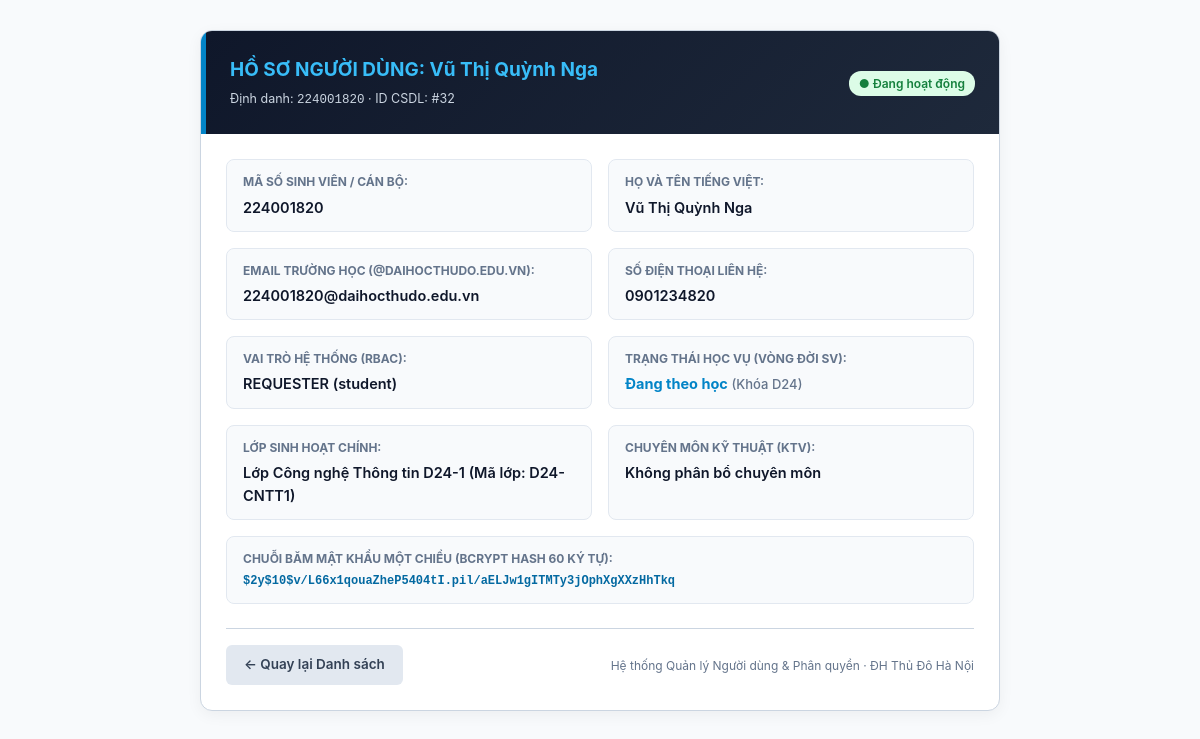
Page /admin/user_detail.php?id=32 (signed in) on the earlier database version.
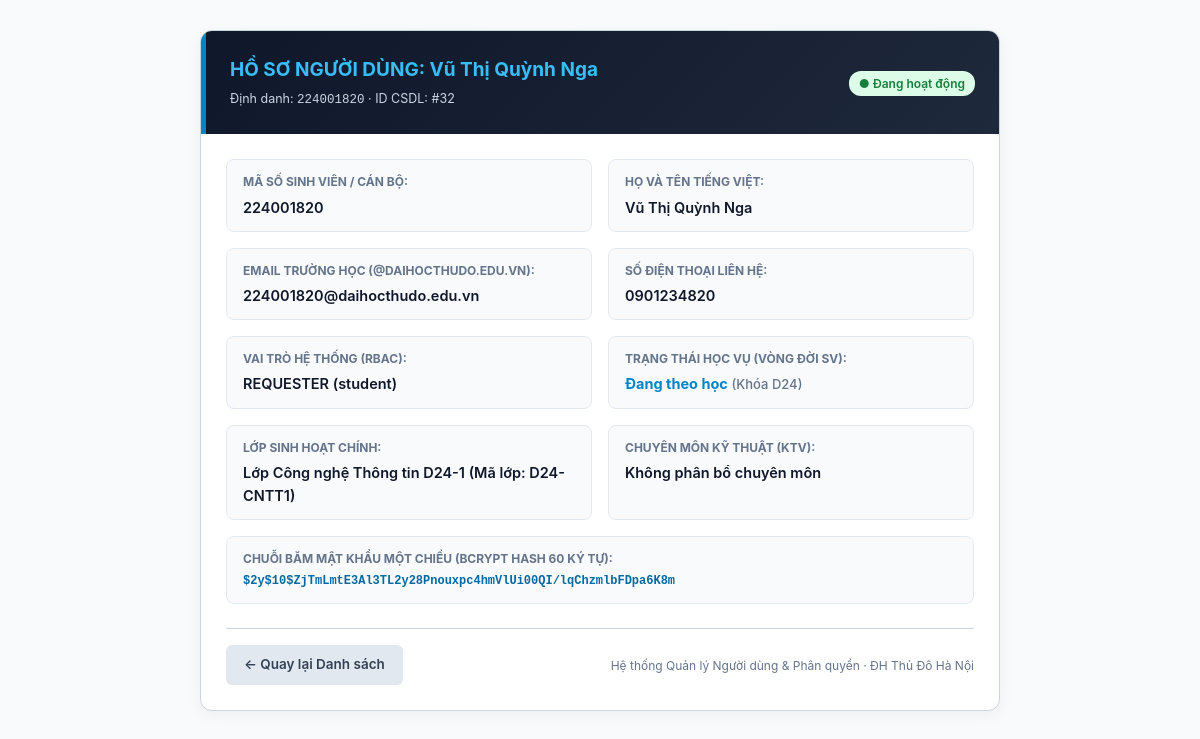
Same page on the later database version.
### tables this page shows
CREATE TABLE `users` (
  `id` int(10) unsigned NOT NULL AUTO_INCREMENT,
  `user_code` varchar(30) NOT NULL,
  `name` varchar(100) NOT NULL,
  `email` varchar(190) NOT NULL,
  `personal_email` varchar(190) DEFAULT NULL,
  `password_hash` varchar(255) NOT NULL,
  `role` enum('requester','agent','admin') NOT NULL DEFAULT 'requester',
  `user_type` enum('student','lecturer','staff') NOT NULL DEFAULT 'student',
  `department` varchar(100) DEFAULT NULL,
  `phone` varchar(20) DEFAULT NULL,
  `class_id` int(10) unsigned DEFAULT NULL,
  `cohort` varchar(20) DEFAULT 'D24',
  `academic_status` enum('studying','graduated','expelled','suspended') NOT NULL DEFAULT 'studying',
  `specialty_category_id` int(10) unsigned DEFAULT NULL,
  `max_capacity` tinyint(3) unsigned NOT NULL DEFAULT 5,
  `active_tickets_count` tinyint(3) unsigned NOT NULL DEFAULT 0,
  `is_on_duty` tinyint(1) NOT NULL DEFAULT 1,
  `failed_attempts` tinyint(3) unsigned NOT NULL DEFAULT 0,
  `locked_until` datetime DEFAULT NULL,
  `is_active` tinyint(1) NOT NULL DEFAULT 1,
  `lock_reason` enum('none','brute_force','violation','expelled','tuition_debt','graduated') NOT NULL DEFAULT 'none',
  `is_first_login` tinyint(1) NOT NULL DEFAULT 1,
  `created_at` datetime NOT NULL DEFAULT current_timestamp(),
  `updated_at` datetime NOT NULL DEFAULT current_timestamp() ON UPDATE current_timestamp(),
  `avatar_path` varchar(255) DEFAULT NULL,
  PRIMARY KEY (`id`),
  UNIQUE KEY `uq_users_user_code` (`user_code`),
  UNIQUE KEY `uq_users_email` (`email`),
  KEY `fk_users_class` (`class_id`),
  KEY `fk_users_specialty_category` (`specialty_category_id`),
  KEY `idx_agent_dispatch` (`role`,`is_active`,`is_on_duty`,`specialty_category_id`,`active_tickets_count`),
  KEY `idx_user_lookup` (`user_code`,`user_type`,`academic_status`),
  KEY `idx_cohort_filter` (`cohort`,`academic_status`),
  CONSTRAINT `fk_users_class` FOREIGN KEY (`class_id`) REFERENCES `classes` (`id`) ON DELETE SET NULL,
  CONSTRAINT `fk_users_specialty_category` FOREIGN KEY (`specialty_category_id`) REFERENCES `categories` (`id`) ON DELETE SET NULL
);

### app/Models/UserRepository.php (called while the page is built, shortened)
<?php
class UserRepository {
    public static function findById(int $id): ?array {
        $pdo = db();
        $sql = "SELECT
                    u.*,
                    COALESCE(c.class_code, 'N/A') AS class_code,
                    COALESCE(c.name, 'Không thuộc lớp sinh hoạt') AS class_name,
                    COALESCE(cat.name, 'Không phân bổ chuyên môn') AS specialty_name
                FROM users u
                LEFT JOIN classes c ON c.id = u.class_id
                LEFT JOIN categories cat ON cat.id = u.specialty_category_id
                WHERE u.id = :id
                LIMIT 1";
        $stmt = $pdo->prepare($sql);
        $stmt->execute([':id' => $id]);
        $user = $stmt->fetch();
        return $user ?: null;
    }
}

### admin/user_detail.php (the view, shortened to what this page needs)
<?php
require_once __DIR__ . '/../app/Models/UserRepository.php';
$id = (int)($_GET['id'] ?? 0);
$user = UserRepository::findById($id);
?>
<!DOCTYPE html>
<html lang="vi">
<head>
</head>
<body>
<div class="container">
    <div class="card">
        <div class="card-header">
            <div>
                <h2>HỒ SƠ NGƯỜI DÙNG: <?= htmlspecialchars($user['name']) ?></h2>
                <p style="font-size: 12.5px; color: #cbd5e1; margin-top: 4px;">Định danh: <code><?= htmlspecialchars($user['user_code']) ?></code> · ID CSDL: #<?= $user['id'] ?></p>
            </div>
            <div>
                <?php if ($user['is_active'] == 1): ?>
                    <span class="badge badge-active">● Đang hoạt động</span>
                <?php else: ?>
                    <span class="badge badge-locked">🔒 Bị khóa (<?= htmlspecialchars($user['lock_reason']) ?>)</span>
                <?php endif; ?>
            </div>
        </div>
        <div class="card-body">
            <div class="info-grid">
                <div class="info-item">
                    <div class="info-label">Mã số sinh viên / Cán bộ:</div>
                    <div class="info-value"><?= htmlspecialchars($user['user_code']) ?></div>
                </div>
                <div class="info-item">
                    <div class="info-label">Họ và tên tiếng Việt:</div>
                    <div class="info-value"><?= htmlspecialchars($user['name']) ?></div>
                </div>
                <div class="info-item">
                    <div class="info-label">Email trường học (@daihocthudo.edu.vn):</div>
                    <div class="info-value"><?= htmlspecialchars($user['email']) ?></div>
                </div>
                <div class="info-item">
                    <div class="info-label">Số điện thoại liên hệ:</div>
                    <div class="info-value"><?= htmlspecialchars($user['phone'] ?: 'Chưa cập nhật') ?></div>
                </div>
                <div class="info-item">
                    <div class="info-label">Vai trò hệ thống (RBAC):</div>
                    <div class="info-value"><?= strtoupper($user['role']) ?> (<?= htmlspecialchars($user['user_type']) ?>)</div>
                </div>
                <div class="info-item">
                    <div class="info-label">
                        <?= (in_array($user['user_type'], ['lecturer', 'staff']) || $user['role'] === 'agent') ? 'Trạng thái công tác:' : 'Trạng thái học vụ (Vòng đời SV):' ?>
                    </div>
                    <div class="info-value">
                        <?php if (in_array($user['user_type'], ['lecturer', 'staff']) || $user['role'] === 'agent'): ?>
                            <span style="color: #059669; font-weight: 700;">● Đang công tác</span>
                            <span style="color: #64748b; font-size: 13px; font-weight: 500;">(<?= $user['user_type'] === 'lecturer' ? 'Cán bộ - Giảng viên cơ hữu' : 'Kỹ thuật viên chuyên trách' ?>)</span>
                        <?php else: ?>
                            <?php
                            $academicVi = match($user['academic_status'] ?? '') {
                                'studying'  => 'Đang theo học',
                                'graduated' => 'Đã tốt nghiệp',
                                'expelled'  => 'Buộc thôi học',
                                'suspended' => 'Tạm đình chỉ',
                                default     => htmlspecialchars($user['academic_status'] ?? 'Đang học')
                            };
                            ?>
                            <span style="color: #0284c7; font-weight: 700;"><?= $academicVi ?></span>
                            <span style="color: #64748b; font-size: 13px; font-weight: 500;">(Khóa <?= htmlspecialchars($user['cohort'] ?: 'D24') ?>)</span>
                        <?php endif; ?>
                    </div>
                </div>
                <div class="info-item">
                    <div class="info-label">Lớp sinh hoạt chính:</div>
                    <div class="info-value"><?= htmlspecialchars($user['class_name']) ?> (Mã lớp: <?= htmlspecialchars($user['class_code']) ?>)</div>
                </div>
                <div class="info-item">
                    <div class="info-label">Chuyên môn kỹ thuật (KTV):</div>
                    <div class="info-value"><?= htmlspecialchars($user['specialty_name']) ?></div>
                </div>
                <div class="info-item" style="grid-column: span 2;">
                    <div class="info-label">Chuỗi băm mật khẩu một chiều (Bcrypt Hash 60 ký tự):</div>
                    <div class="info-value" style="font-family: monospace; font-size: 12px; color: #0369a1;">
                        <?= htmlspecialchars($user['password_hash']) ?>
                    </div>
                </div>
            </div>
            <div style="display: flex; justify-content: space-between; align-items: center; border-top: 1px solid var(--border-color); padding-top: 16px;">
                <a href="users.php" class="btn btn-secondary">← Quay lại Danh sách</a>
                <span style="font-size: 12px; color: var(--text-muted);">Hệ thống Quản lý Người dùng & Phân quyền · ĐH Thủ Đô Hà Nội</span>
            </div>
        </div>
    </div>
</div>
</body>
</html>

### admin/user_detail.php (style rules this page uses)
:root { --primary: #0284c7; --primary-dark: #0369a1; --navy-dark: #0f172a; --bg-body: #f8fafc; --bg-card: #ffffff; --border-color: #cbd5e1; --text-main: #1e293b; --text-muted: #64748b; }
* { box-sizing: border-box; margin: 0; padding: 0; }
body { font-family: -apple-system, BlinkMacSystemFont, "Segoe UI", Roboto, sans-serif; background-color: var(--bg-body); color: var(--text-main); line-height: 1.6; padding: 30px 20px; }
.container { max-width: 800px; margin: 0 auto; }
.card { background: var(--bg-card); border-radius: 12px; border: 1px solid var(--border-color); box-shadow: 0 4px 15px rgba(0,0,0,0.05); overflow: hidden; }
.card-header { background: linear-gradient(135deg, var(--navy-dark) 0%, #1e293b 100%); color: #fff; padding: 24px; border-left: 5px solid var(--primary); display: flex; justify-content: space-between; align-items: center; }
.card-header h2 { font-size: 19px; color: #38bdf8; }
.card-body { padding: 25px; }
.info-grid { display: grid; grid-template-columns: 1fr 1fr; gap: 16px; margin-bottom: 24px; }
.info-item { background: #f8fafc; padding: 12px 16px; border-radius: 8px; border: 1px solid #e2e8f0; }
.info-label { font-size: 12px; color: var(--text-muted); text-transform: uppercase; font-weight: 700; margin-bottom: 4px; }
.info-value { font-size: 14.5px; font-weight: 600; color: #0f172a; word-break: break-all; }
.btn { display: inline-flex; align-items: center; gap: 6px; padding: 9px 18px; border-radius: 6px; font-size: 13.5px; font-weight: 600; text-decoration: none; cursor: pointer; border: none; }
.btn-secondary { background: #e2e8f0; color: #334155; }
.badge { display: inline-block; padding: 3px 10px; border-radius: 12px; font-size: 12px; font-weight: 600; }
.badge-active { background: #dcfce7; color: #15803d; }

Differences in the rows shown:
changed users "Vũ Thị Quỳnh Nga": password_hash "$2y$10$v/L66x1qouaZheP5404tI.pil/aELJw1gITMTy3jOphXgXXzHhTkq" → "$2y$10$ZjTmLmtE3Al3TL2y28Pnouxpc4hmVlUi00QI/lqChzmlbFDpa6K8m"
